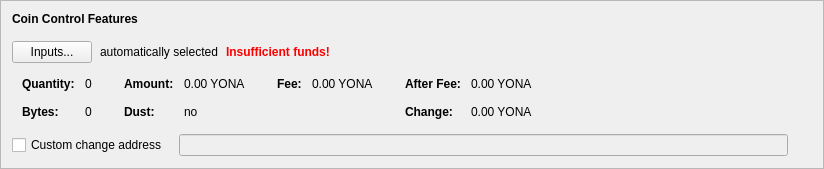
      <widget class="QFrame" name="frameCoinControl">
       <property name="sizePolicy">
        <sizepolicy hsizetype="Preferred" vsizetype="Fixed">
         <horstretch>0</horstretch>
         <verstretch>0</verstretch>
        </sizepolicy>
       </property>
       <property name="frameShape">
        <enum>QFrame::StyledPanel</enum>
       </property>
       <property name="frameShadow">
        <enum>QFrame::Raised</enum>
       </property>
       <layout class="QVBoxLayout" name="verticalLayout_4">
        <item>
         <layout class="QVBoxLayout" name="verticalLayoutCoinControl" stretch="0,0,0,0,0">
          <property name="spacing">
           <number>0</number>
          </property>
          <property name="sizeConstraint">
           <enum>QLayout::SetDefaultConstraint</enum>
          </property>
          <property name="leftMargin">
           <number>0</number>
          </property>
          <property name="topMargin">
           <number>0</number>
          </property>
          <item>
           <layout class="QHBoxLayout" name="horizontalLayoutCoinControl1">
            <property name="bottomMargin">
             <number>15</number>
            </property>
            <item>
             <widget class="QLabel" name="labelCoinControlFeatures">
              <property name="sizePolicy">
               <sizepolicy hsizetype="Preferred" vsizetype="Maximum">
                <horstretch>0</horstretch>
                <verstretch>0</verstretch>
               </sizepolicy>
              </property>
              <property name="font">
               <font>
                <weight>75</weight>
                <bold>true</bold>
               </font>
              </property>
              <property name="styleSheet">
               <string notr="true">font-weight:bold;</string>
              </property>
              <property name="text">
               <string>Coin Control Features</string>
              </property>
             </widget>
            </item>
           </layout>
          </item>
          <item>
           <layout class="QHBoxLayout" name="horizontalLayoutCoinControl2" stretch="0,0,0,0">
            <property name="spacing">
             <number>8</number>
            </property>
            <property name="bottomMargin">
             <number>10</number>
            </property>
            <item>
             <widget class="QPushButton" name="pushButtonCoinControl">
              <property name="styleSheet">
               <string notr="true"/>
              </property>
              <property name="text">
               <string>Inputs...</string>
              </property>
              <property name="autoDefault">
               <bool>false</bool>
              </property>
             </widget>
            </item>
            <item>
             <widget class="QLabel" name="labelCoinControlAutomaticallySelected">
              <property name="text">
               <string>automatically selected</string>
              </property>
              <property name="margin">
               <number>5</number>
              </property>
             </widget>
            </item>
            <item>
             <widget class="QLabel" name="labelCoinControlInsuffFunds">
              <property name="font">
               <font>
                <weight>75</weight>
                <bold>true</bold>
               </font>
              </property>
              <property name="styleSheet">
               <string notr="true">color:red;font-weight:bold;</string>
              </property>
              <property name="text">
               <string>Insufficient funds!</string>
              </property>
              <property name="margin">
               <number>5</number>
              </property>
             </widget>
            </item>
            <item>
             <spacer name="horizontalSpacerCoinControl">
              <property name="orientation">
               <enum>Qt::Horizontal</enum>
              </property>
              <property name="sizeHint" stdset="0">
               <size>
                <width>40</width>
                <height>1</height>
               </size>
              </property>
             </spacer>
            </item>
           </layout>
          </item>
          <item>
           <widget class="QWidget" name="widgetCoinControl" native="true">
            <property name="sizePolicy">
             <sizepolicy hsizetype="Preferred" vsizetype="Preferred">
              <horstretch>0</horstretch>
              <verstretch>0</verstretch>
             </sizepolicy>
            </property>
            <property name="minimumSize">
             <size>
              <width>0</width>
              <height>0</height>
             </size>
            </property>
            <property name="styleSheet">
             <string notr="true"/>
            </property>
            <layout class="QHBoxLayout" name="horizontalLayoutCoinControl5">
             <property name="leftMargin">
              <number>0</number>
             </property>
             <property name="topMargin">
              <number>0</number>
             </property>
             <property name="rightMargin">
              <number>0</number>
             </property>
             <property name="bottomMargin">
              <number>0</number>
             </property>
             <item>
              <layout class="QHBoxLayout" name="horizontalLayoutCoinControl3" stretch="0,0,0,1">
               <property name="spacing">
                <number>20</number>
               </property>
               <property name="topMargin">
                <number>0</number>
               </property>
               <property name="bottomMargin">
                <number>10</number>
               </property>
               <item>
                <layout class="QFormLayout" name="formLayoutCoinControl1">
                 <property name="horizontalSpacing">
                  <number>10</number>
                 </property>
                 <property name="verticalSpacing">
                  <number>14</number>
                 </property>
                 <property name="leftMargin">
                  <number>10</number>
                 </property>
                 <property name="topMargin">
                  <number>4</number>
                 </property>
                 <property name="rightMargin">
                  <number>6</number>
                 </property>
                 <item row="0" column="0">
                  <widget class="QLabel" name="labelCoinControlQuantityText">
                   <property name="font">
                    <font>
                     <weight>75</weight>
                     <bold>true</bold>
                    </font>
                   </property>
                   <property name="text">
                    <string>Quantity:</string>
                   </property>
                   <property name="margin">
                    <number>0</number>
                   </property>
                  </widget>
                 </item>
                 <item row="0" column="1">
                  <widget class="QLabel" name="labelCoinControlQuantity">
                   <property name="cursor">
                    <cursorShape>IBeamCursor</cursorShape>
                   </property>
                   <property name="contextMenuPolicy">
                    <enum>Qt::ActionsContextMenu</enum>
                   </property>
                   <property name="text">
                    <string notr="true">0</string>
                   </property>
                   <property name="margin">
                    <number>0</number>
                   </property>
                   <property name="textInteractionFlags">
                    <set>Qt::LinksAccessibleByMouse|Qt::TextSelectableByKeyboard|Qt::TextSelectableByMouse</set>
                   </property>
                  </widget>
                 </item>
                 <item row="1" column="0">
                  <widget class="QLabel" name="labelCoinControlBytesText">
                   <property name="font">
                    <font>
                     <weight>75</weight>
                     <bold>true</bold>
                    </font>
                   </property>
                   <property name="text">
                    <string>Bytes:</string>
                   </property>
                  </widget>
                 </item>
                 <item row="1" column="1">
                  <widget class="QLabel" name="labelCoinControlBytes">
                   <property name="cursor">
                    <cursorShape>IBeamCursor</cursorShape>
                   </property>
                   <property name="contextMenuPolicy">
                    <enum>Qt::ActionsContextMenu</enum>
                   </property>
                   <property name="text">
                    <string notr="true">0</string>
                   </property>
                   <property name="textInteractionFlags">
                    <set>Qt::LinksAccessibleByMouse|Qt::TextSelectableByKeyboard|Qt::TextSelectableByMouse</set>
                   </property>
                  </widget>
                 </item>
                </layout>
               </item>
               <item>
                <layout class="QFormLayout" name="formLayoutCoinControl2">
                 <property name="horizontalSpacing">
                  <number>10</number>
                 </property>
                 <property name="verticalSpacing">
                  <number>14</number>
                 </property>
                 <property name="leftMargin">
                  <number>6</number>
                 </property>
                 <property name="topMargin">
                  <number>4</number>
                 </property>
                 <property name="rightMargin">
                  <number>6</number>
                 </property>
                 <item row="0" column="0">
                  <widget class="QLabel" name="labelCoinControlAmountText">
                   <property name="font">
                    <font>
                     <weight>75</weight>
                     <bold>true</bold>
                    </font>
                   </property>
                   <property name="text">
                    <string>Amount:</string>
                   </property>
                   <property name="margin">
                    <number>0</number>
                   </property>
                  </widget>
                 </item>
                 <item row="0" column="1">
                  <widget class="QLabel" name="labelCoinControlAmount">
                   <property name="cursor">
                    <cursorShape>IBeamCursor</cursorShape>
                   </property>
                   <property name="contextMenuPolicy">
                    <enum>Qt::ActionsContextMenu</enum>
                   </property>
                   <property name="text">
                    <string notr="true">0.00 YONA</string>
                   </property>
                   <property name="textInteractionFlags">
                    <set>Qt::LinksAccessibleByMouse|Qt::TextSelectableByKeyboard|Qt::TextSelectableByMouse</set>
                   </property>
                  </widget>
                 </item>
                 <item row="1" column="0">
                  <widget class="QLabel" name="labelCoinControlLowOutputText">
                   <property name="font">
                    <font>
                     <weight>75</weight>
                     <bold>true</bold>
                    </font>
                   </property>
                   <property name="text">
                    <string>Dust:</string>
                   </property>
                  </widget>
                 </item>
                 <item row="1" column="1">
                  <widget class="QLabel" name="labelCoinControlLowOutput">
                   <property name="cursor">
                    <cursorShape>IBeamCursor</cursorShape>
                   </property>
                   <property name="contextMenuPolicy">
                    <enum>Qt::ActionsContextMenu</enum>
                   </property>
                   <property name="text">
                    <string notr="true">no</string>
                   </property>
                   <property name="textInteractionFlags">
                    <set>Qt::LinksAccessibleByMouse|Qt::TextSelectableByKeyboard|Qt::TextSelectableByMouse</set>
                   </property>
                  </widget>
                 </item>
                </layout>
               </item>
               <item>
                <layout class="QFormLayout" name="formLayoutCoinControl3">
                 <property name="horizontalSpacing">
                  <number>10</number>
                 </property>
                 <property name="verticalSpacing">
                  <number>14</number>
                 </property>
                 <property name="leftMargin">
                  <number>6</number>
                 </property>
                 <property name="topMargin">
                  <number>4</number>
                 </property>
                 <property name="rightMargin">
                  <number>6</number>
                 </property>
                 <item row="0" column="0">
                  <widget class="QLabel" name="labelCoinControlFeeText">
                   <property name="font">
                    <font>
                     <weight>75</weight>
                     <bold>true</bold>
                    </font>
                   </property>
                   <property name="text">
                    <string>Fee:</string>
                   </property>
                   <property name="margin">
                    <number>0</number>
                   </property>
                  </widget>
                 </item>
                 <item row="0" column="1">
                  <widget class="QLabel" name="labelCoinControlFee">
                   <property name="cursor">
                    <cursorShape>IBeamCursor</cursorShape>
                   </property>
                   <property name="contextMenuPolicy">
                    <enum>Qt::ActionsContextMenu</enum>
                   </property>
                   <property name="text">
                    <string notr="true">0.00 YONA</string>
                   </property>
                   <property name="textInteractionFlags">
                    <set>Qt::LinksAccessibleByMouse|Qt::TextSelectableByKeyboard|Qt::TextSelectableByMouse</set>
                   </property>
                  </widget>
                 </item>
                </layout>
               </item>
               <item>
                <layout class="QFormLayout" name="formLayoutCoinControl4">
                 <property name="horizontalSpacing">
                  <number>10</number>
                 </property>
                 <property name="verticalSpacing">
                  <number>14</number>
                 </property>
                 <property name="leftMargin">
                  <number>6</number>
                 </property>
                 <property name="topMargin">
                  <number>4</number>
                 </property>
                 <property name="rightMargin">
                  <number>6</number>
                 </property>
                 <item row="0" column="0">
                  <widget class="QLabel" name="labelCoinControlAfterFeeText">
                   <property name="font">
                    <font>
                     <weight>75</weight>
                     <bold>true</bold>
                    </font>
                   </property>
                   <property name="text">
                    <string>After Fee:</string>
                   </property>
                   <property name="margin">
                    <number>0</number>
                   </property>
                  </widget>
                 </item>
                 <item row="0" column="1">
                  <widget class="QLabel" name="labelCoinControlAfterFee">
                   <property name="cursor">
                    <cursorShape>IBeamCursor</cursorShape>
                   </property>
                   <property name="contextMenuPolicy">
                    <enum>Qt::ActionsContextMenu</enum>
                   </property>
                   <property name="text">
                    <string notr="true">0.00 YONA</string>
                   </property>
                   <property name="textInteractionFlags">
                    <set>Qt::LinksAccessibleByMouse|Qt::TextSelectableByKeyboard|Qt::TextSelectableByMouse</set>
                   </property>
                  </widget>
                 </item>
                 <item row="1" column="0">
                  <widget class="QLabel" name="labelCoinControlChangeText">
                   <property name="font">
                    <font>
                     <weight>75</weight>
                     <bold>true</bold>
                    </font>
                   </property>
                   <property name="text">
                    <string>Change:</string>
                   </property>
                  </widget>
                 </item>
                 <item row="1" column="1">
                  <widget class="QLabel" name="labelCoinControlChange">
                   <property name="cursor">
                    <cursorShape>IBeamCursor</cursorShape>
                   </property>
                   <property name="contextMenuPolicy">
                    <enum>Qt::ActionsContextMenu</enum>
                   </property>
                   <property name="text">
                    <string notr="true">0.00 YONA</string>
                   </property>
                   <property name="textInteractionFlags">
                    <set>Qt::LinksAccessibleByMouse|Qt::TextSelectableByKeyboard|Qt::TextSelectableByMouse</set>
                   </property>
                  </widget>
                 </item>
                </layout>
               </item>
              </layout>
             </item>
            </layout>
           </widget>
          </item>
          <item>
           <layout class="QHBoxLayout" name="horizontalLayoutCoinControl4" stretch="0,0,0">
            <property name="spacing">
             <number>12</number>
            </property>
            <property name="sizeConstraint">
             <enum>QLayout::SetDefaultConstraint</enum>
            </property>
            <property name="topMargin">
             <number>5</number>
            </property>
            <property name="rightMargin">
             <number>5</number>
            </property>
            <item>
             <widget class="QCheckBox" name="checkBoxCoinControlChange">
              <property name="toolTip">
               <string>If this is activated, but the change address is empty or invalid, change will be sent to a newly generated address.</string>
              </property>
              <property name="text">
               <string>Custom change address</string>
              </property>
             </widget>
            </item>
            <item>
             <widget class="QValidatedLineEdit" name="lineEditCoinControlChange">
              <property name="enabled">
               <bool>false</bool>
              </property>
              <property name="sizePolicy">
               <sizepolicy hsizetype="Expanding" vsizetype="Fixed">
                <horstretch>0</horstretch>
                <verstretch>0</verstretch>
               </sizepolicy>
              </property>
             </widget>
            </item>
            <item>
             <widget class="QLabel" name="labelCoinControlChangeLabel">
              <property name="sizePolicy">
               <sizepolicy hsizetype="Preferred" vsizetype="Expanding">
                <horstretch>0</horstretch>
                <verstretch>0</verstretch>
               </sizepolicy>
              </property>
              <property name="minimumSize">
               <size>
                <width>0</width>
                <height>0</height>
               </size>
              </property>
              <property name="text">
               <string/>
              </property>
              <property name="margin">
               <number>3</number>
              </property>
             </widget>
            </item>
           </layout>
          </item>
          <item>
           <spacer name="verticalSpacerCoinControl">
            <property name="orientation">
             <enum>Qt::Vertical</enum>
            </property>
            <property name="sizeType">
             <enum>QSizePolicy::Expanding</enum>
            </property>
            <property name="sizeHint" stdset="0">
             <size>
              <width>800</width>
              <height>1</height>
             </size>
            </property>
           </spacer>
          </item>
         </layout>
        </item>
       </layout>
      </widget>
